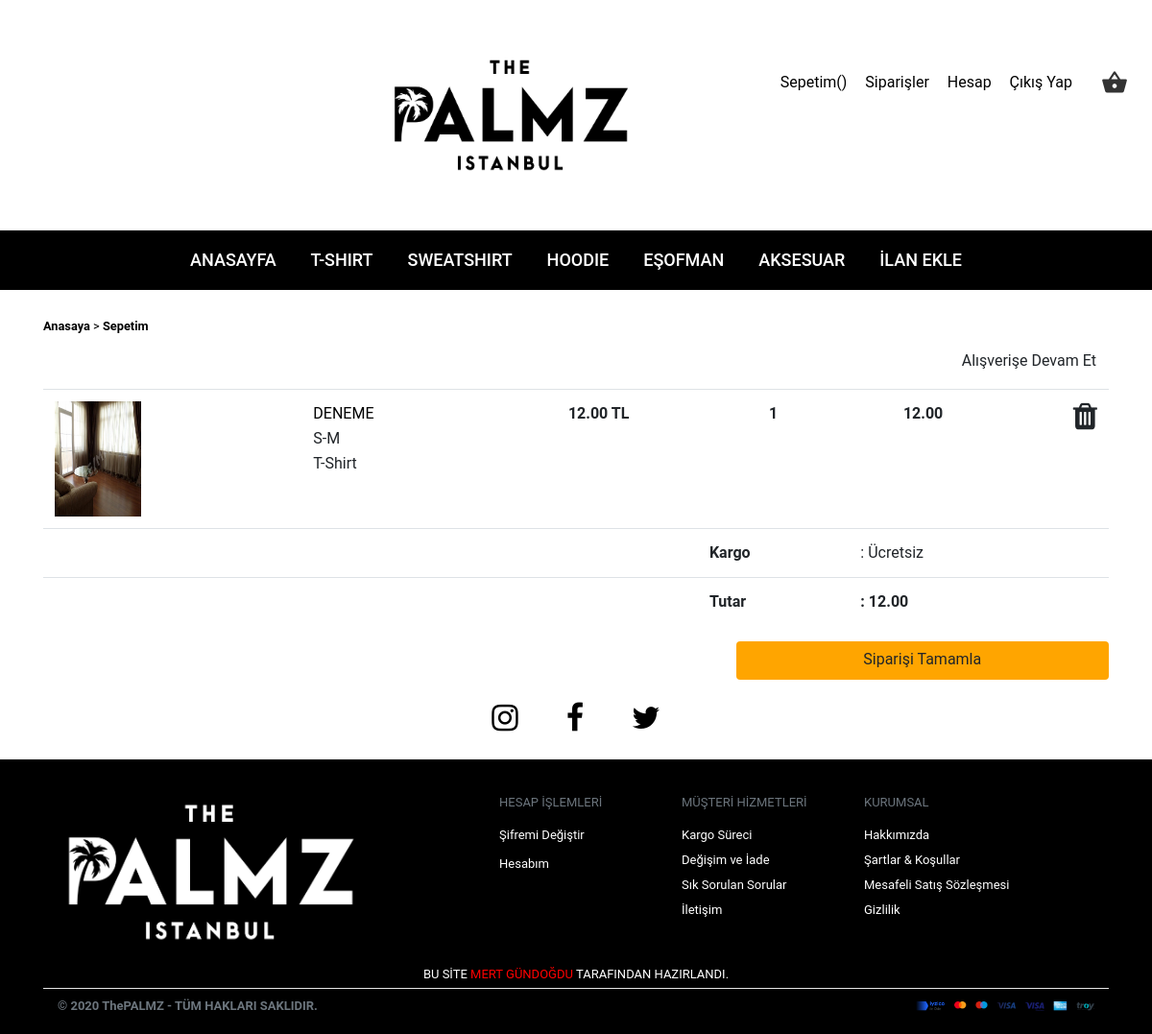
The page /shopcart/ (signed in) on the database its author committed.
### order/models.py (models this page shows)
class ShopCart(models.Model):
	BEDEN_CHOICES = (
			('' , 'Beden Seçiniz.'),
			('S-M' , 'S-M'),
			('L-XL' , 'L-XL'),
			('Varsayılan', 'Varsayılan'),
		)
	user = models.ForeignKey(User, on_delete=models.SET_NULL, null = True)
	item = models.ForeignKey(Item, on_delete=models.SET_NULL, null = True)
	quantity = models.IntegerField()
	beden = models.CharField(max_length = 10 ,null = False , blank=False , choices=BEDEN_CHOICES)
	ordered = models.BooleanField(default=False)
	@property
	def amount(self):
		return (self.quantity * self.item.fiyat)
	@property
	def fiyat(self):
		return (self.item.fiyat)

### tshirt/models.py (models this page shows, shortened)
class Item(models.Model):
	CATEGORY_CHOICES = (
			('T-Shirt' , 'T-Shirt'),
			('Sweatshirt' , 'Sweatshirt'),
			('Kapisonlu' , 'Kapisonlu'),
			('Aksesuar' , 'Aksesuar'),
			('Esofman', 'Esofman')
		)
	title = models.CharField(max_length=80,verbose_name='Başlık')  #Başlık
	description = models.CharField(max_length=120 ,verbose_name='İçerik')		   #Açıklama Yazısı
	publishing_date = models.DateTimeField(verbose_name='YayınlanmaTarihi', auto_now_add=True)  #Yayınlanma Tarihi
	urun_adedi = models.IntegerField(default=100) # ürün adedi
	pre_fiyat = models.DecimalField(max_digits=12, decimal_places=2, default=0, verbose_name='Önceki Fiyat')
	fiyat = models.DecimalField(max_digits=12, decimal_places=2,default=0)
	image = models.ImageField(null=False, blank=False,verbose_name='Ana Resim')
	image2 = models.ImageField(null=True, blank=True,verbose_name='İkinci Resim')
	image3 = models.ImageField(null=True, blank=True,verbose_name='Üçüncü Resim')
	image4 = models.ImageField(null=True, blank=True,verbose_name='Dördüncü Resim')
	category = models.CharField(max_length=15, null=False, blank=False, choices = CATEGORY_CHOICES)
	slug = models.SlugField(unique=True, editable =False, max_length=140)
	class Meta:
		ordering = ["-publishing_date"]
	def __str__(self):
		return self.title
	def get_absolute_url(self):
		return reverse('item:detail', kwargs={'slug':self.slug})

### order/views.py (the view)
# urls.py: path('shopcart/', orderviews.shopcart, name='shopcart'),
@login_required
def shopcart(request):
    current_user = request.user
    schopcart = ShopCart.objects.filter(user__id = current_user.id).order_by('-id')
    total = 0
    for rs in schopcart:
        total += rs.item.fiyat * rs.quantity
    context	= {
        'schopcart' : schopcart,
        'total' : total,
    }
    return render(request, 'order/shopcart_items.html', context)

### templates/order/shopcart_items.html (shortened to what this page needs)
{% extends 'base.html' %}
{% block body %}
<div class="section">
	<div class="container">
		<div class="row">
			<div class="col-12 col-md-12">
				<div class="order-summery clearfix">
                    <div class="director mt-4">
                    <small><a style="text-decoration: none; color:#000; font-weight: bold;" href="{% url 'home' %}">Anasaya</a> > <a style="font-weight:bold; text-decoration: none; color:#000;" href=""> Sepetim</a></small>
                    </div>
                    <a href="{% url 'home' %}" class="btn pull-right mt-1 mb-2 text-left" style = "height: 40px;" role="button" aria-pressed="true">Alışverişe Devam Et</a>
					<table class="shopping-cart-table-card table table-hover mt-5">
						<tbody>
							{% if schopcart.exists %}
							{% for item in schopcart %}
								<tr>
									<td class="thumb"><a href="{{ item.item.get_absolute_url }}"><img style = "height: 120px ; width: 90px;" src="{{item.item.image.url}}"></a></td>
									<td class="details">
										<ul style="list-style: none;">
											<li><a style="text-decoration: none; color: #000; text-transform: uppercase;"  href="{{ item.item.get_absolute_url }}">{{item.item}}</a></li>
											<li><span>{{item.beden}} </span></li>
											<li><span>{{item.item.get_category_display}} </span></li>
										</ul>
									</td>
									<td class="fiyat text-center"><strong>{{item.item.fiyat}} TL</strong><br></td>
									<td class="qty text-center"><strong>{{item.quantity}}</strong></td>
									<td class="total text-center"><strong>{{item.amount}}</strong></td>
									<td class="text-right"><a href="/order/deletefromcart/{{item.id}}" onclick="return confirm('Ürün Sepetinizden Silinecektir. Devam Edilsin mi?')" style = "height: 15px; width: 15px; text-decoration: none; color: inherit;" class="main-btn icon-btn"><i class="fa fa-trash fa-2x" style="font-weight: 100;" title="Ürünü Sepetten Kaldır" aria-hidden = "true"></i></a></td>
								</tr>
							{% endfor %}
							{% endif %}
						</tbody>
						<tfoot>
							<tr>
                                <th class="empty" colspan="3"></th>
                                <th>Kargo</th>
                                <td colspan="2">: Ücretsiz</td>
                            </tr>
                            <tr>
                                <th class="empty" colspan="3"></th>
                                <th>Tutar</th>
                                <th colspan="2" class="total">: {{total}}</th>
                            </tr>
						</tfoot>
					</table>
					{% if schopcart.exists %}
                    <a href="{% url 'siparisver' %}" class="btn pull-right" style = "height: 40px; width: 35%;background: orange;" role="button" aria-pressed="true">Siparişi Tamamla</a>
                    {% endif %}
                    </div>
				</div>
			</div>
		</div>
	</div>
{% endblock %}

### templates/header.html (shortened to what this page needs)
{% load static %}
<header id="home" style="font: {% static 'ArcaMajora3-Bold 700.otf' %}" class="page-header text-center" data-type="anchor">
    <div class="rd-navbar-wrap">
        <nav data-layout="rd-navbar-fixed" data-sm-layout="rd-navbar-static" data-md-device-layout="rd-navbar-fixed" data-lg-layout="rd-navbar-static" data-lg-device-layout="rd-navbar-static" data-sm-stick-up-offset="50px" data-lg-stick-up-offset="150px" class="rd-navbar">
            <div class="rd-navbar-inner">
                <div class="rd-navbar-panel">
                    <div class="rd-navbar-cart-wrap">
                        <div class="rd-navbar-cart-floating">
                            <button class="rd-navbar-cart-toggle"
                                    data-rd-navbar-toggle=".rd-navbar-cart, .rd-navbar-cart-floating">
                                <span></span>
                            </button>
                        </div>
                    </div>
                    <ul class="rd-navbar-collapse text-center" style="align-items: center;">
                        <li>
                            <a href="/shopcart/">Sepetim({{request.session.cart_items}})</a>
                        </li>
                        {% if request.user.is_authenticated %}
                            {% for g in user.groups.all %}
                            {% if g.name == 'yönetim' %}
                            <li>
                                <a href="{% url 'siparisler' %}">Siparişler</a>
                            </li>
                            <li>
                                <a href="#hesap">Hesap</a>
                            </li>
                            {% endif %}
                            {% endfor %}
                            <li>
                                <a href="{% url 'accounts:logout' %}" onclick="return confirm('Çıkış Yapılacaktır. Emin Misiniz?')">Çıkış Yap</a>
                            </li>
                        {% endif %}
                    </ul>
                    <div class="rd-navbar-brand" style="margin-left: 32%;width: 120px; height: 140px;">
                        <a href="{% url 'home' %}"><img src="{% static 'images/anasayfalogo.png' %}" alt="" class="brand"></a>
                    </div>
                </div>
            </div>
            <div class="rd-navbar-outer" style="background: #000 !important;">
                <div class="rd-navbar-inner" >
                    <div class="rd-navbar-subpanel" style="margin: auto !important;">
                        <div class="rd-navbar-nav-wrap">
                            <ul class="rd-navbar-nav" style="color: #fff;">
                                <li class="active">
                                    <a href="{% url 'home' %}">Anasayfa</a>
                                </li>
                                <li>
                                    <a href="{% url 'item:tshirt' %}">T-Shirt</a>
                                </li>
                                <li>
                                    <a href="{% url 'item:sweatshirt' %}">Sweatshirt</a>
                                </li>
                                <li>
                                    <a href="{% url 'item:kapisonlu' %}">Hoodie</a>
                                </li>
                                <li>
                                    <a href="{% url 'item:esofman' %}">Eşofman</a>
                                </li>
                                <li>
                                    <a href="{% url 'item:aksesuar' %}">Aksesuar</a>
                                </li>
                                {% for g in user.groups.all %}
                                {% if g.name == 'yönetim' %}
                                <li>
                                    <a href="{% url 'item:create' %}">İlan Ekle</a>
                                </li>
                                {% endif %}
                                {% endfor %}
                            </ul>
                        </div>
                    </div>
                </div>
            </div>
        </nav>
    </div>
</header>

### static/css/style.css (style rules this page uses)
body, ul, li, canvas, button { margin: 0; padding: 0; border: 0; font: inherit; vertical-align: top; }
button, input, textarea, select { display: inline-block; -webkit-appearance: none; outline: none; color: inherit; overflow: visible; background-color: transparent; box-shadow: none; border-radius: 0; }
*, *:before, *:after { box-sizing: border-box; }
a, a[href^="tel:"], a[href^="callto:"] { font: inherit; color: inherit; text-decoration: none; }
body { font-family: "Roboto", sans-serif; font-weight: 400; font-size: 16px; line-height: 1.7; -webkit-text-size-adjust: none; color: #777777; background: #fff; }
@media (min-width: 992px) { body { font-size: 16px; line-height: 26px; } }
.brand { max-height: 70px; }

### rows shown on the page
ShopCart: item.image (picture), item "DENEME", beden "S-M", item.category "T-Shirt", item.fiyat "12.00", quantity "1", amount "12.00"

### other values the page prints
{{ total }} "12.00"
